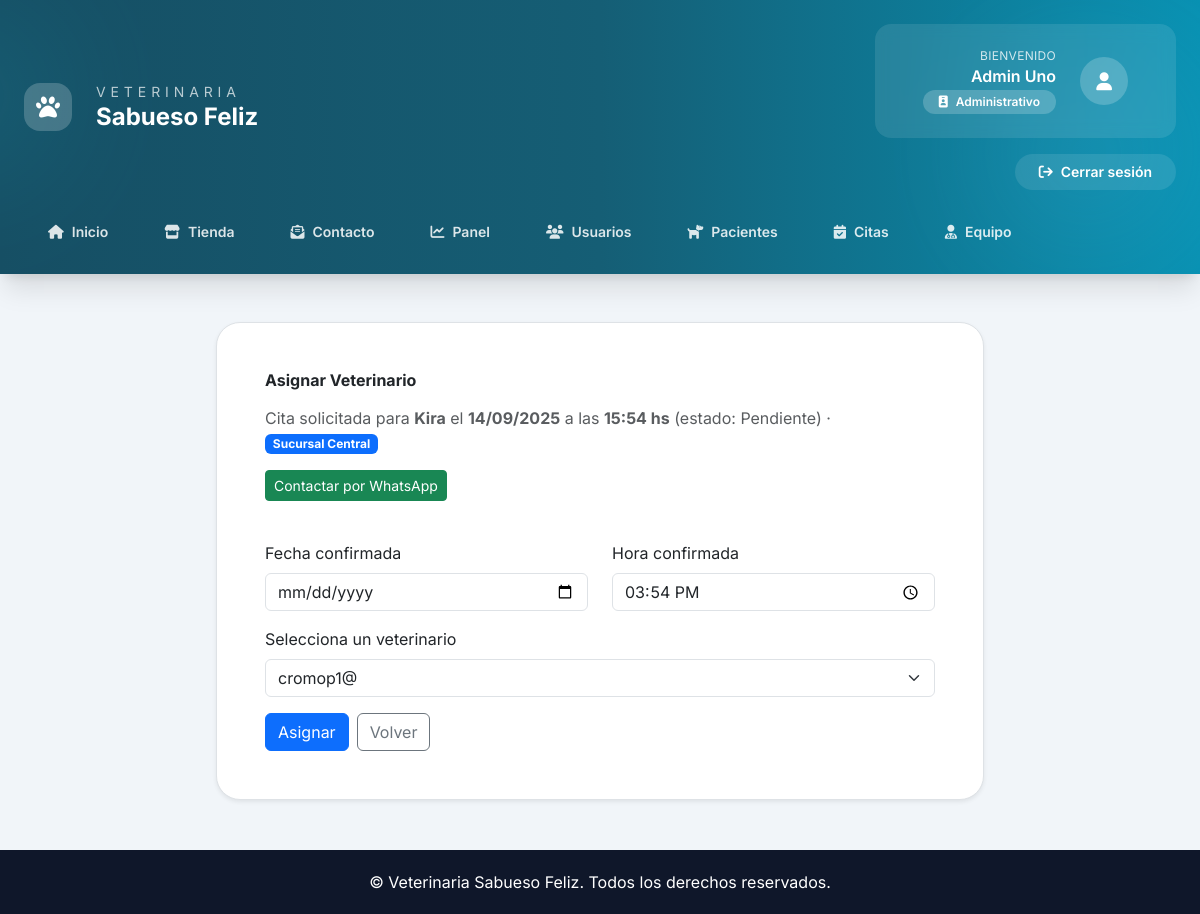
Page /cita/5/asignar-vet/ (signed in) on the earlier database version.
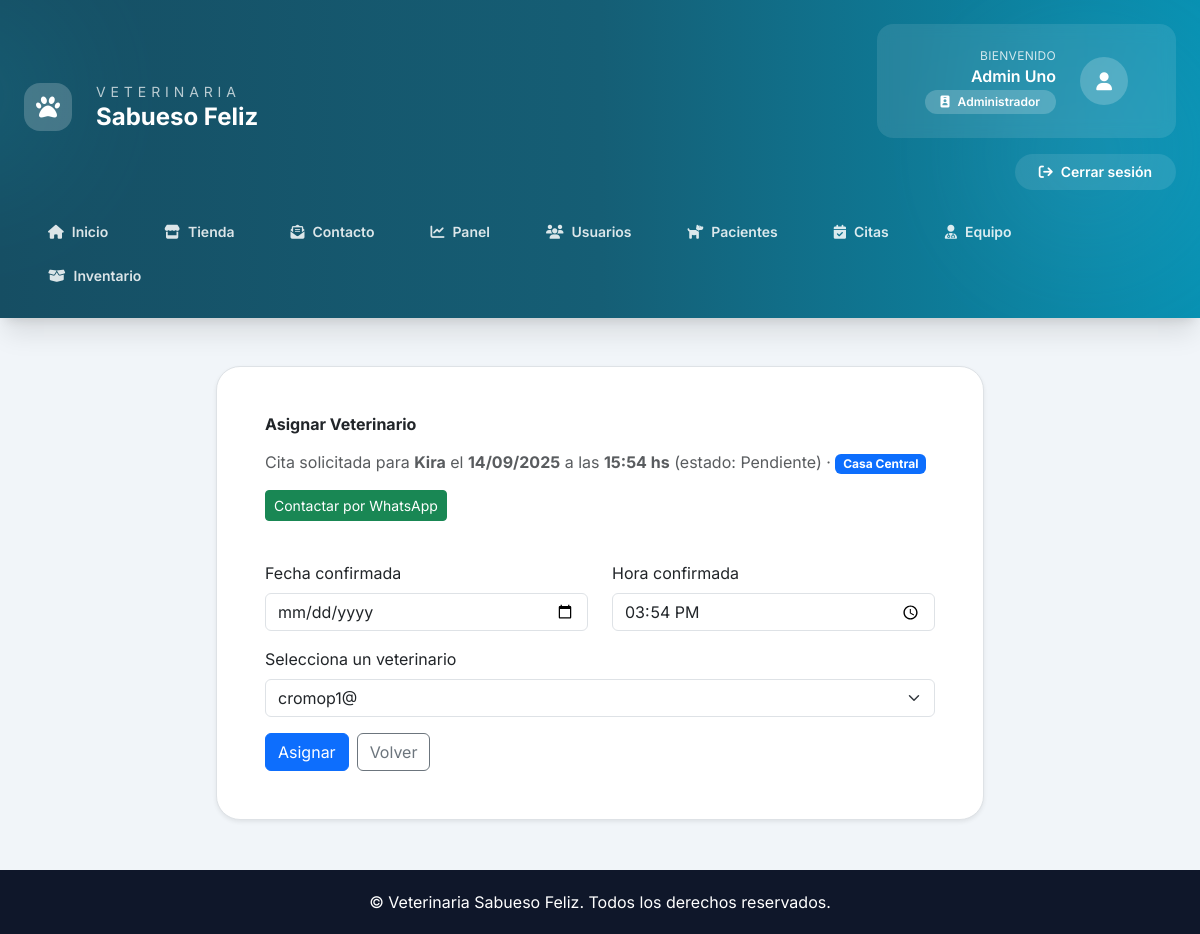
Same page on the later database version.
### Core/models.py (models this page shows, shortened)
class User(AbstractUser):
    ROLES = (
        ("ADMIN", "Administrador"),
        ("VET", "Veterinario"),
        ("ADMIN_OP", "Administrativo"),
        ("OWNER", "Propietario"),
    )
    rol = models.CharField(max_length=20, choices=ROLES)
    telefono = models.CharField(max_length=20, blank=True)
    direccion = models.CharField(max_length=200, blank=True)
    activo = models.BooleanField(default=True)
    avatar = models.ImageField(upload_to="avatars/", blank=True, null=True)
    especialidad = models.CharField(max_length=100, blank=True)  # para veterinarios
    sucursal = models.ForeignKey(
        Sucursal,
        on_delete=models.SET_NULL,
        null=True,
        blank=True,
        related_name="usuarios",
    )

class Cita(models.Model):
    ESTADOS = (
        ("pendiente", "Pendiente"),
        ("programada", "Programada"),
        ("atendida", "Atendida"),
        ("cancelada", "Cancelada"),
    )
    TIPOS = (
        ("consulta", "Consulta"),
        ("vacunacion", "Vacunación"),
        ("cirugia", "Cirugía"),
    )
    paciente = models.ForeignKey(Paciente, on_delete=models.CASCADE)
    veterinario = models.ForeignKey(
        User,
        limit_choices_to={"rol": "VET"},
        on_delete=models.SET_NULL,
        null=True,
        blank=True,
    )
    sucursal = models.ForeignKey(
        Sucursal,
        on_delete=models.PROTECT,
        related_name="citas",
    )
    fecha_solicitada = models.DateField(default=timezone.now)
    fecha_hora = models.DateTimeField(blank=True, null=True)
    duracion = models.IntegerField(default=30)  # duración en minutos
    tipo = models.CharField(max_length=50, choices=TIPOS, default="consulta")
    estado = models.CharField(max_length=20, choices=ESTADOS, default="pendiente")
    notas = models.TextField(blank=True)
    def telefono_contacto(self) -> str:
        propietario = self.paciente.propietario
        telefono = propietario.telefono or propietario.user.telefono or ""
        telefono = telefono.strip()
        if not telefono:
            return ""
        return "".join(ch for ch in telefono if ch.isdigit())
    def mensaje_whatsapp(self) -> str:
        propietario = self.paciente.propietario.user
        nombre = propietario.get_full_name() or propietario.username
        fecha = self.fecha_solicitada.strftime("%d/%m/%Y")
        return (
            f"Hola {nombre}, te saludamos de Sabueso Feliz. "
            f"¿Podemos coordinar el horario para la cita de {self.paciente.nombre} del {fecha}?"
        )

class Sucursal(models.Model):
    nombre = models.CharField(max_length=150, unique=True)
    direccion = models.CharField(max_length=255)
    ciudad = models.CharField(max_length=120, blank=True)
    telefono = models.CharField(max_length=30, blank=True)
    imagen = models.ImageField(upload_to="sucursales/", blank=True, null=True)
    class Meta:
        ordering = ["nombre"]

class Paciente(models.Model):
    nombre = models.CharField(max_length=100)
    especie = models.CharField(max_length=50)
    raza = models.CharField(max_length=50, blank=True)
    sexo = models.CharField(max_length=10)
    fecha_nacimiento = models.DateField()
    propietario = models.ForeignKey(Propietario, on_delete=models.CASCADE)
    vacunas = models.TextField(blank=True)
    alergias = models.TextField(blank=True)
    foto = models.ImageField(upload_to="pacientes/", blank=True, null=True)

### Core/views.py (the view, shortened to what this page needs)
# urls.py: path('cita/<int:cita_id>/asignar-vet/', views.asignar_veterinario_cita, name='asignar_veterinario_cita'),
@login_required
def asignar_veterinario_cita(request, cita_id):
    if request.user.rol not in {"ADMIN", "ADMIN_OP"}:
        messages.error(request, "No tienes permiso para asignar veterinarios a las citas.")
        return redirect("dashboard")
    cita = get_object_or_404(
        _filtrar_por_sucursal(Cita.objects.all(), request.user),
        id=cita_id,
    )
    veterinarios = _veterinarios_activos(cita.sucursal)
    return render(
        request,
        "core/asignar_veterinario.html",
        {"cita": cita, "veterinarios": veterinarios},
    )

### Core/views.py (called while the page is built, shortened)
def _filtrar_por_sucursal(queryset, user, field_name="sucursal"):
    if getattr(user, "is_superuser", False):
        return queryset

def _veterinarios_activos(sucursal=None):
    queryset = User.objects.filter(rol="VET", activo=True, is_active=True)
    if sucursal is not None:
        queryset = queryset.filter(sucursal=sucursal)
    return queryset.order_by("first_name", "last_name", "username")

### Core/templates/core/asignar_veterinario.html (shortened to what this page needs)
{% extends "core/base.html" %}
{% block main_class %}container my-5{% endblock %}
{% block content %}
<div class="mx-auto max-w-3xl bg-white p-5 p-md-6 rounded-3xl shadow-sm border border-slate-200">
    <h2 class="fw-bold mb-3">Asignar Veterinario</h2>
    <p class="text-muted mb-3">
        Cita solicitada para <strong>{{ cita.paciente.nombre }}</strong> el
        <strong>{{ cita.fecha_solicitada|date:"d/m/Y" }}</strong>
        {% if cita.fecha_hora %}
            a las <strong>{{ cita.fecha_hora|date:"H:i" }} hs</strong>
        {% else %}
            <span class="badge text-bg-warning">Horario sin confirmar</span>
        {% endif %}
        (estado: {{ cita.get_estado_display }})
        · <span class="badge text-bg-primary">{{ cita.sucursal.nombre }}</span>
    </p>
    {% with telefono=cita.telefono_contacto %}
        {% if telefono %}
            <a href="https://wa.me/{{ telefono }}?text={{ cita.mensaje_whatsapp|urlencode }}"
               target="_blank" class="btn btn-success btn-sm mb-3">
                Contactar por WhatsApp
            </a>
        {% endif %}
    {% endwith %}
    <form method="POST" class="mt-4">
        <div class="row">
            <div class="col-md-6 mb-3">
                <label for="fecha" class="form-label">Fecha confirmada</label>
                <input type="date" name="fecha" id="fecha" class="form-control"
                       value="{{ cita.fecha_hora|date:'Y-m-d'|default:cita.fecha_solicitada|date:'Y-m-d' }}" required>
            </div>
            <div class="col-md-6 mb-3">
                <label for="hora" class="form-label">Hora confirmada</label>
                <input type="time" name="hora" id="hora" class="form-control"
                       value="{{ cita.fecha_hora|date:'H:i' }}" required>
            </div>
        </div>
        <div class="mb-3">
            <label for="veterinario" class="form-label">Selecciona un veterinario</label>
            <select name="veterinario" id="veterinario" class="form-select" required>
                {% for vet in veterinarios %}
                    <option value="{{ vet.id }}" {% if cita.veterinario == vet %}selected{% endif %}>
                        {{ vet.get_full_name|default:vet.username }}
                    </option>
                {% endfor %}
            </select>
        </div>
        <div class="d-flex gap-2">
            <button type="submit" class="btn btn-primary">Asignar</button>
            <a href="{% url 'listar_citas_admin' %}" class="btn btn-outline-secondary">Volver</a>
        </div>
    </form>
</div>
{% endblock %}

### Core/templates/core/partials/header.html (shortened to what the changed rows need)
{% with current=request.resolver_match.url_name %}
<header class="relative overflow-hidden bg-gradient-to-r from-cyan-900 via-cyan-800 to-cyan-600 text-white shadow-xl">
    <div class="relative z-10 max-w-7xl mx-auto px-4 sm:px-6 lg:px-8 py-6">
        <div class="flex flex-col gap-6">
            <div class="flex flex-col gap-4 lg:flex-row lg:items-center lg:justify-between">
                {% if request.user.is_authenticated %}
                    <div class="flex flex-col gap-3 text-white lg:items-end">
                        <div class="flex items-center gap-4 rounded-2xl bg-white/10 px-5 py-4 backdrop-blur">
                            <div class="text-right">
                                <p class="text-xs uppercase tracking-wide text-white/80">Bienvenido</p>
                                <p class="font-semibold">{{ request.user.get_full_name|default:request.user.username }}</p>
                                <span class="inline-flex items-center gap-2 rounded-full bg-white/20 px-3 py-1 text-xs font-semibold">
                                    <i class="fas fa-id-badge"></i>
                                    {{ request.user.get_rol_display }}
                                </span>
                            </div>
                            <div class="flex h-12 w-12 items-center justify-center rounded-full bg-white/20">
                                <i class="fas fa-user text-lg"></i>
                            </div>
                        </div>
                        <div class="flex flex-wrap items-center justify-end gap-2">
                            <a href="{% url 'logout' %}"
                               class="inline-flex items-center gap-2 rounded-full bg-white/10 px-4 py-2 text-sm font-semibold transition hover:bg-white/20">
                                <i class="fas fa-arrow-right-from-bracket"></i>
                                Cerrar sesión
                            </a>
                        </div>
                    </div>
                {% endif %}
            </div>
            <nav class="flex flex-wrap items-center gap-2">
                <a href="{% url 'landing' %}"
                   class="rounded-full px-4 py-2 text-sm font-semibold transition-colors {% if current == 'landing' %}bg-white text-cyan-900 shadow{% else %}text-white/85 hover:bg-white/10{% endif %}">
                    <i class="fas fa-home mr-2"></i>Inicio
                </a>
                <a href="{% url 'tienda' %}"
                   class="rounded-full px-4 py-2 text-sm font-semibold transition-colors {% if current == 'tienda' or current == 'detalle_producto' %}bg-white text-cyan-900 shadow{% else %}text-white/85 hover:bg-white/10{% endif %}">
                    <i class="fas fa-store mr-2"></i>Tienda
                </a>
                <a href="{% url 'contacto' %}"
                   class="rounded-full px-4 py-2 text-sm font-semibold transition-colors {% if current == 'contacto' %}bg-white text-cyan-900 shadow{% else %}text-white/85 hover:bg-white/10{% endif %}">
                    <i class="fas fa-envelope-open-text mr-2"></i>Contacto
                </a>
                {% if request.user.is_authenticated %}
                    <a href="{% url 'dashboard' %}"
                       class="rounded-full px-4 py-2 text-sm font-semibold transition-colors {% if current == 'dashboard' %}bg-white text-cyan-900 shadow{% else %}text-white/85 hover:bg-white/10{% endif %}">
                        <i class="fas fa-chart-line mr-2"></i>Panel
                    </a>
                    {% if request.user.rol == "ADMIN" or request.user.rol == "ADMIN_OP" %}
                        <a href="{% url 'listar_usuarios' %}"
                           class="rounded-full px-4 py-2 text-sm font-semibold transition-colors {% if current == 'listar_usuarios' %}bg-white text-cyan-900 shadow{% else %}text-white/85 hover:bg-white/10{% endif %}">
                            <i class="fas fa-users mr-2"></i>Usuarios
                        </a>
                        <a href="{% url 'listar_pacientes' %}"
                           class="rounded-full px-4 py-2 text-sm font-semibold transition-colors {% if current == 'listar_pacientes' %}bg-white text-cyan-900 shadow{% else %}text-white/85 hover:bg-white/10{% endif %}">
                            <i class="fas fa-dog mr-2"></i>Pacientes
                        </a>
                        <a href="{% url 'listar_citas_admin' %}"
                           class="rounded-full px-4 py-2 text-sm font-semibold transition-colors {% if current == 'listar_citas_admin' or current == 'asignar_veterinario_citas' %}bg-white text-cyan-900 shadow{% else %}text-white/85 hover:bg-white/10{% endif %}">
                            <i class="fas fa-calendar-check mr-2"></i>Citas
                        </a>
                    {% endif %}
                    {% if request.user.rol == "ADMIN" %}
                        <a href="{% url 'dashboard_veterinarios' %}"
                           class="rounded-full px-4 py-2 text-sm font-semibold transition-colors {% if current == 'dashboard_veterinarios' %}bg-white text-cyan-900 shadow{% else %}text-white/85 hover:bg-white/10{% endif %}">
                            <i class="fas fa-user-md mr-2"></i>Equipo
                        </a>
                        <a href="{% url 'admin_productos_list' %}"
                           class="rounded-full px-4 py-2 text-sm font-semibold transition-colors {% if current == 'admin_productos_list' %}bg-white text-cyan-900 shadow{% else %}text-white/85 hover:bg-white/10{% endif %}">
                            <i class="fas fa-box-open mr-2"></i>Inventario
                        </a>
                    {% elif request.user.rol == "ADMIN_OP" %}
                        <a href="{% url 'dashboard_veterinarios' %}"
                           class="rounded-full px-4 py-2 text-sm font-semibold transition-colors {% if current == 'dashboard_veterinarios' %}bg-white text-cyan-900 shadow{% else %}text-white/85 hover:bg-white/10{% endif %}">
                            <i class="fas fa-user-md mr-2"></i>Equipo
                        </a>
                    {% endif %}
                {% endif %}
            </nav>
        </div>
    </div>
</header>
{% endwith %}

Differences in the rows shown:
changed User "Admin Uno": user.rol "Administrativo" → "Administrador"; rol "ADMIN_OP" → "ADMIN" (drawn)
changed through a linked row, Cita "Pendiente": sucursal.nombre "Sucursal Central" → "Casa Central"
Other differences:
text now shown: "Inventario"
